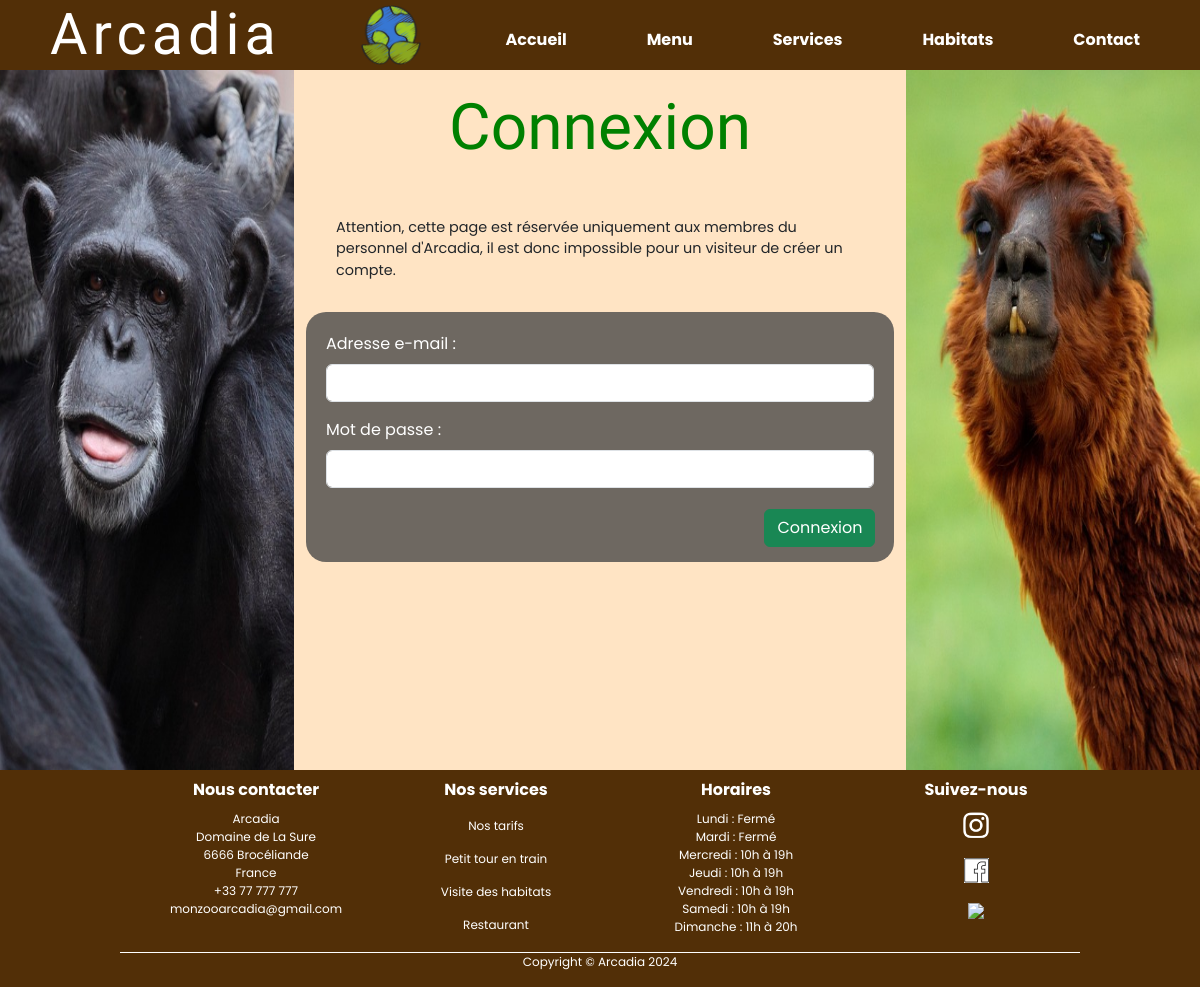
The app's page /connexion.php with its own data.
### tables this page shows
CREATE TABLE services (
  id_service INT(11) NOT NULL AUTO_INCREMENT PRIMARY KEY,
  main_title VARCHAR(255) NOT NULL,
  second_title VARCHAR(255),
  img_root VARCHAR(255) NOT NULL,
  content TEXT NOT NULL,
  third_title VARCHAR(255),
  second_content TEXT,
  name VARCHAR(255) NOT NULL,
  link_class VARCHAR(255),
  link_url VARCHAR(255),
  img_root_link VARCHAR(255),
  btn_class VARCHAR(255),
  btn_url VARCHAR(255),
  btn_title VARCHAR(255)
);

CREATE TABLE horaires (
  id_horaire int(11) NOT NULL AUTO_INCREMENT PRIMARY KEY,
  day_week varchar(50) NOT NULL,
  start_time varchar(50),
  end_time varchar(50),
  is_closed tinyint(1) NOT NULL
);

### mariadb/services.php (called while the page is built)
<?php
$viewServices = $pdo->prepare('SELECT * FROM services');
$viewServices->execute();
$services = $viewServices->fetchAll(PDO::FETCH_ASSOC);

### mariadb/hours.php (called while the page is built)
<?php
$horaires = $pdo->prepare('SELECT * FROM horaires');
$horaires->execute();
$sethoraires = $horaires->fetchAll(PDO::FETCH_ASSOC);

### public/connexion.php (the view, shortened to what this page needs)
<?php
require_once '../mariadb/connect.php';
require_once '../mariadb/hours.php';
require_once '../mariadb/services.php';
?>
<!DOCTYPE html>
<html lang="en">
<head>
  <link href="https://cdn.jsdelivr.net/npm/bootstrap@5.3.2/dist/css/bootstrap.min.css" rel="stylesheet">
  <link href="./style/css/connexion.css" rel="stylesheet">
  <link href="./style/font/font.css" rel="stylesheet">
</head>
<body>
  <header>
    <nav id="nav">
      <h1 class="titre-principal">Arcadia</h1>
      <div class="nav-div">
        <img id="logo_nav" src="./img/accueil/logo.png" alt="erreur">
      </div>
      <ul class="navigation">
        <li><a href="contact.php">Contact</a></li>
        <li><a href="habitats.php">Habitats</a></li>
        <li><a href="services.php">Services</a></li>
        <li><a href="menu.html">Menu</a></li>
        <li><a href="index.php">Accueil</a></li>
      </ul>
    </nav>
  </header>
  <main>
    <div class="row">
      <img class="col-lg-4 col-xl-3 img" src="./img/connexion/gorille.jpg" alt="gorille">
      <div class="col-lg-6 content">
        <h2>Connexion</h2>
        <p class="warning">Attention, cette page est réservée uniquement aux membres du personnel d'Arcadia, il est
          donc impossible
          pour un visiteur de créer un compte.</p>
        <div class="formulaire">
          <form id="form" method="POST" action="">
            <div class="mb-3">
              <label for="username" class="form-label">Adresse e-mail : </label>
              <input type="email" class="form-control" id="username" name="username" maxlength="50">
            </div>
            <div class="mb-3">
              <label for="password" class="form-label">Mot de passe : </label>
              <input type="password" class="form-control" id="password" name="password" maxlength="100">
            </div>
            <button type="submit" id="submit" name="connect" class="btn btn-success">Connexion</button>
          </form>
        </div>
      </div>
      <img class="col-lg-4 col-xl-3 img" src="./img/connexion/lama.jpg" alt="lama">
    </div>
  </main>
  <footer>
    <section class="section-footer">
      <div class="contenu-footer">
        <div class="footer-div">
          <ul class="footer-ul">
            <li class="footer-titre">Nous contacter</li>
            <li>Arcadia</li>
            <li>Domaine de La Sure</li>
            <li>6666 Brocéliande</li>
            <li>France</li>
            <li>+33 77 777 777</li>
            <li>monzooarcadia@gmail.com</li>
          </ul>
        </div>
        <div class="footer-div">
          <ul class="footer-ul">
            <li class="footer-titre">Nos services</li>
            <li class="footer-li"><a class="footer-a" href="./tarif.php">Nos tarifs</a></li>
            <?php foreach ($services as $service) : ?>
              <li class="footer-li"><a class="footer-a" href="services.php#<?php echo $service['NAME'] ?>"><?php echo $service['main_title'] ?></a></li>
            <?php endforeach; ?>
          </ul>
        </div>
        <div class="footer-div">
          <ul class="footer-ul">
            <li class="footer-titre">Horaires</li>
            <?php
            foreach ($sethoraires as $sethoraire) {
              $setDay = $sethoraire['day_week'];
              $setIsClosed = $sethoraire['is_closed'];
              $setStartTime = $sethoraire['start_time'];
              $setEndTime = $sethoraire['end_time'];
              echo "<li>$setDay : ";
              echo $setIsClosed ? 'Fermé' : "$setStartTime à $setEndTime";
              echo '</li>';
            }
            ?>
          </ul>
        </div>
        <div class="footer-div">
          <ul class="footer-ul">
            <li class="footer-titre">Suivez-nous</li>
            <li><a class="footer-a" href="https://www.instagram.com/" title="instagram" target="_blank"><img src="./img/accueil/insta.png" width="30vh"></a>
            </li> <br>
            <li><a class="footer-a" href="https://www.facebook.com/" title="facebook" target="_blank"><img src="./img/accueil/facebook.jpg" width="25vh"></a></li> <br>
            <li><a class="footer-a" href="https://www.linkedin.com/" title="linkedin" target="_blank"><img src="./img/accueil/linkedin.png" width="30vh"></a></li>
          </ul>
        </div>
      </div>
      <div class="footer-copyright">
        <p>Copyright © Arcadia 2024</p>
      </div>
    </section>
  </footer>
</body>
</html>

### public/style/css/connexion.css (style rules this page uses)
* { margin: 0px ; padding: 0px; list-style: none; box-sizing: border-box; }
body { font-family: 'Poppins', sans-serif; display: inline-block; width: 100%; overflow-x: hidden; overflow-y: auto; }
h1,h2,h3,h4 { font-family: "Lumanosimo", cursive; font-weight: 400; font-style: normal; }
nav { height : 70px; display: flex; background-color: #522f07; }
nav .titre-principal { color: white; letter-spacing: 5px; font-size: 3.6rem; line-height: 80px; font-weight: 300; padding: 0 50px; display: flex; width: 30%; align-items: center; margin: 0; }
.nav-div { display: flex; width: 10%; justify-content: center; align-items: center; }
#logo_nav { width: 60px; }
nav ul { width: 60%; display: flex; flex-direction: row-reverse; justify-content: space-between; margin: 0px 50px 0px 50px; padding: 0px; }
nav ul li { line-height: 80px; padding: 0; }
nav ul li a { font-size: 1rem; font-weight: 700; text-decoration: none; color: white; padding: 10px; transition: 0.5s; }
.img { background-size: cover; background-repeat: no-repeat; width: 25%; height: 700px; padding: 0; }
.content { background-color: bisque; }
h2 { font-size: 4rem; color: green; text-align: center; padding: 20px 20px; }
.warning { font-size: 0.9rem; margin: 30px; }
.formulaire { background-color: #454545c6; border-radius: 20px; color: white; padding: 20px; height: auto; }
.btn { position: relative; top: 5px; left: 85%; }
.section-footer { overflow: hidden; width: 100%; background-color: #522f07; color: white; font-size: 0.75rem; }
.contenu-footer { border-bottom: 1px solid white; display: flex; width: 80%; margin: 0 auto; }
.footer-div { display: block; width: 25%; }
.footer-titre { font-size: 1rem; font-weight: 700; margin: 8px auto; text-align: center; }
.footer-ul { text-align: center; font-size: 0.75rem; }
.footer-li { margin: 15px auto; }
.footer-a { text-decoration: none; color: white; transition: 0.5s; }
.footer-copyright { text-align: center; }
@media screen and (max-width: 1400px) { .btn { left: 80%; } }

### records on screen
services: main_title "Petit tour en train"
services: main_title "Visite des habitats"
services: main_title "Restaurant"
horaires: day_week "Lundi", is_closed "Fermé"
horaires: day_week "Mardi", is_closed "Fermé"
horaires: day_week "Mercredi", start_time "10h", end_time "19h"
horaires: day_week "Jeudi", start_time "10h", end_time "19h"
horaires: day_week "Vendredi", start_time "10h", end_time "19h"
horaires: day_week "Samedi", start_time "10h", end_time "19h"
horaires: day_week "Dimanche", start_time "11h", end_time "20h"
